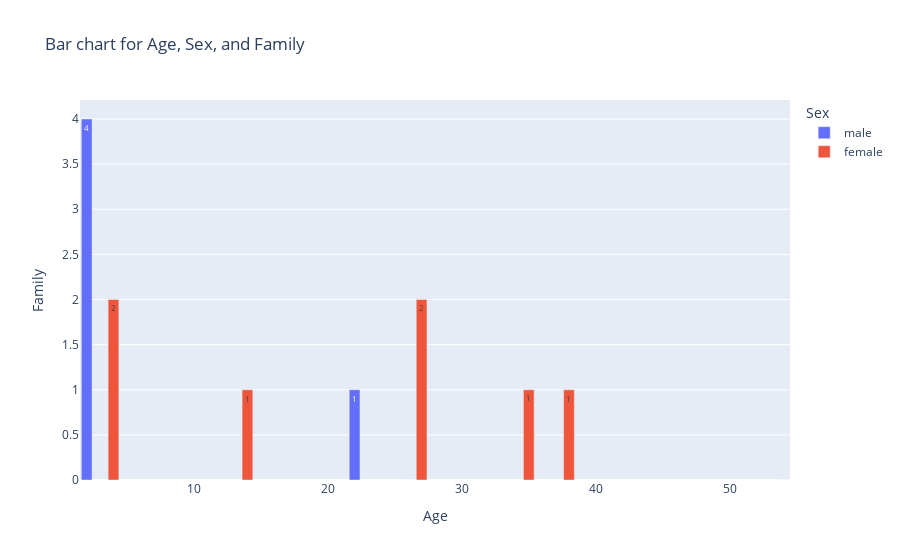

Write notebook code for a chart like this one.
### Code cell
import plotly.express as px

df = df1[['Age', 'Sex', 'Family']].head(10) # select first 10 rows of these columns
fig = px.bar(df, y='Family', x='Age', color='Sex', text='Family',
             title="Bar chart for Age, Sex, and Family")
fig.show()

### Figure 1 — Plotly figure (JSON) as saved in the notebook; plotly's stock layout.template omitted (floating-point values rounded to 4 significant figures)
{"data": [{"alignmentgroup": "True", "hovertemplate": "Sex=male<br>Age=%{x}<br>Family=%{text}<extra></extra>", "legendgroup": "male", "marker": {"color": "#636efa", "pattern": {"shape": ""}}, "name": "male", "offsetgroup": "male", "orientation": "v", "showlegend": true, "text": [1, 0, 0, 4], "textposition": "auto", "type": "bar", "x": [22, 35, 54, 2], "xaxis": "x", "y": [1, 0, 0, 4], "yaxis": "y"}, {"alignmentgroup": "True", "hovertemplate": "Sex=female<br>Age=%{x}<br>Family=%{text}<extra></extra>", "legendgroup": "female", "marker": {"color": "#EF553B", "pattern": {"shape": ""}}, "name": "female", "offsetgroup": "female", "orientation": "v", "showlegend": true, "text": [1, 0, 1, 2, 1, 2], "textposition": "auto", "type": "bar", "x": [38, 26, 35, 27, 14, 4], "xaxis": "x", "y": [1, 0, 1, 2, 1, 2], "yaxis": "y"}], "layout": {"barmode": "relative", "legend": {"title": {"text": "Sex"}, "tracegroupgap": 0}, "title": {"text": "Bar chart for Age, Sex, and Family"}, "xaxis": {"anchor": "y", "domain": [0, 1], "title": {"text": "Age"}}, "yaxis": {"anchor": "x", "domain": [0, 1], "title": {"text": "Family"}}}}
